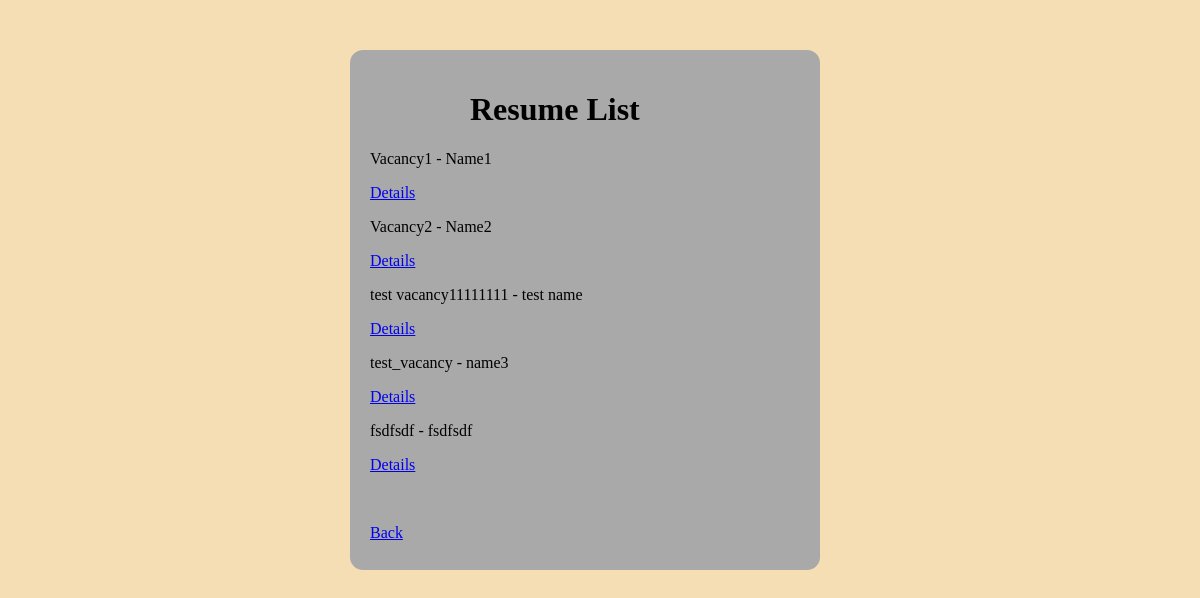
Screenshot of /resume-list/ with the database file from the repository.
### applicant_app/models.py (models this page shows, shortened)
class Resume(models.Model):
    name_vacancy = models.CharField(max_length=255)
    name = models.CharField(max_length=55)
    surname = models.CharField(max_length=55)
    middle_name = models.CharField(max_length=55)
    date_born = models.DateField()
    email = models.EmailField()
    skills = models.CharField(max_length=55)
    professional_experience = models.CharField(max_length=55)
    education = models.CharField(max_length=55)
    slug = models.SlugField(max_length=255, unique=True, blank=True)
    def __str__(self):
        return f'{self.name_vacancy} - {self.name}'

### employer_app/views.py (the view)
# urls.py: path('resume-list/', resume_list_view, name='resume_list'),
def resume_list_view(request):
    context = {'resume_list': Resume.objects.all()}
    return render(request, 'employer_app/resume_list.html', context)

### employer_app/templates/employer_app/resume_list.html (shortened to what this page needs)
{% extends 'applicant_app/base.html' %}
{% block content %}
<div class="div_resume_list">
    <h1>Resume List</h1>
    {% for resume in resume_list %}
        <p>{{ resume }}</p>
        <p><a href="{% url 'resume_detail' resume.slug %}">Details</a></p>
    {% endfor %}
    <br>
    <p><a href="{% url 'main' %}">Back</a></p>
</div>
{% endblock content %}

### static/app/css/style.css (style rules this page uses)
body { background-color: wheat; }
.div_resume_list { width: 450px; height: 500px; background-color: darkgrey; padding-top: 20px; padding-left: 20px; border-radius: 13px; }
.div_resume_list h1 { margin-left: 100px; }

### rows the page displays
Resume: name_vacancy+name "Vacancy1 - Name1"
Resume: name_vacancy+name "Vacancy2 - Name2"
Resume: name_vacancy+name "test vacancy11111111 - test name"
Resume: name_vacancy+name "test_vacancy - name3"
Resume: name_vacancy+name "fsdfsdf - fsdfsdf"
